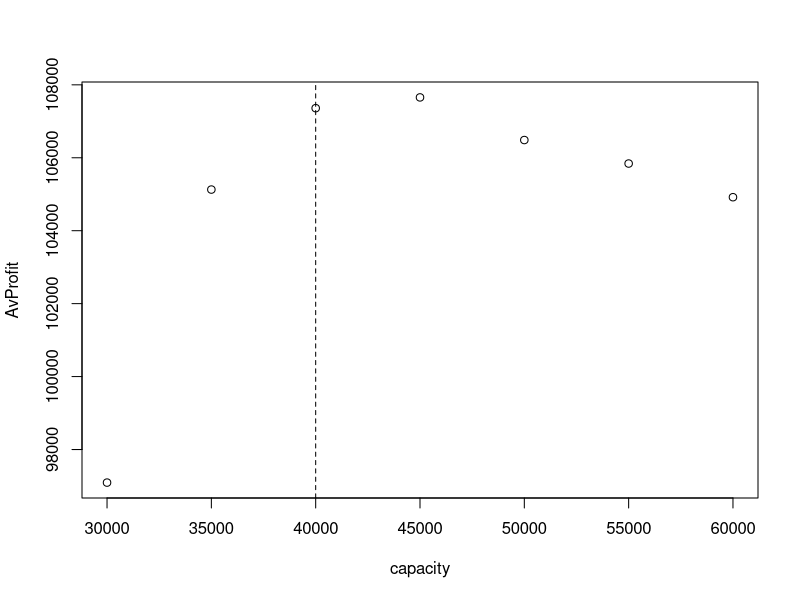

This figure's R source:
#Setting variables
dmean = 50000
dstdev = 12000
fixed = 16
variable = 0.2
operation = 0.4
price = 3.7
years = 10
capacity = seq(30000,60000,5000)
AvProfit = c()

#Creating loop
for(c in 1:length(capacity)){
  profs = c()
  for (i in 1:10000){
    demand = rnorm(n = years, mean = dmean, sd = dstdev)
    cost = (capacity[c] * variable) + (operation * years) + fixed
    revenue = min(demand,capacity[c]) * price
    profit = revenue - cost
    profs[i] <- profit
  }
  AvProfit[c] = mean(profs)
}
AvProfit
#Plotting Forecasts for each quantity
maximized=40000
plot(capacity, AvProfit)
abline(v=maximized, lty=2)

#95% confidence Interval
max = AvProfit[3]
max - 1.96*(dstdev/sqrt(years))
max + 1.96*(dstdev/sqrt(years))
